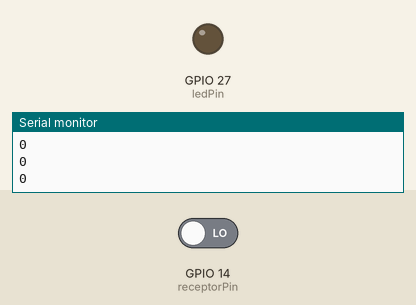
Bench run of a sketch on a simulated ESP32. Shown: output pins drawn as LEDs (lit = HIGH), the last lines printed to the serial monitor. The inputs (shaded band) are chosen by the test bench; at power-on: GPIO 14 (receptorPin) LOW.

Above: at 1.2 s.
1.3 s: GPIO 14 (receptorPin) driven HIGH
At 1.8 s:
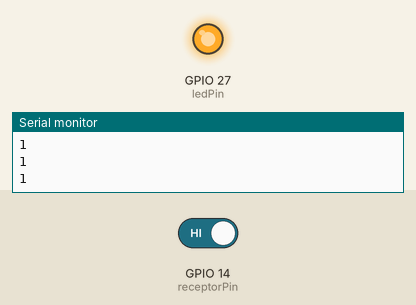
2.9 s: GPIO 14 (receptorPin) driven LOW
At 4.3 s:
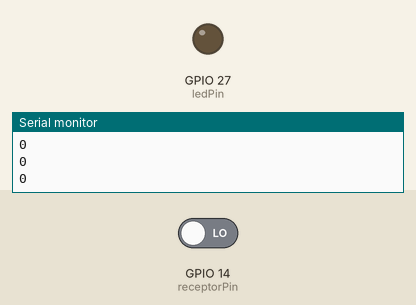
Timing chart, 0 to 5.9 s (numbered marks = the images above; inputs shaded):
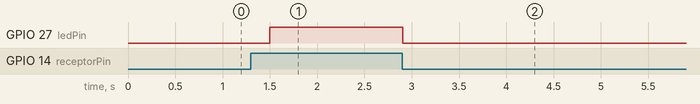

Measured:
- after the input at 1.3 s, GPIO 27 (ledPin): LOW → HIGH after 0.20 s
- after the input at 2.9 s, GPIO 27 (ledPin): HIGH → LOW at once

The sketch:

botao_conector.ino
```cpp
// Pinos
const int receptorPin = 14;   // Pino conectado ao Data do receptor
const int ledPin = 27;         // LED onboard do ESP32 (GPIO2)

// Parâmetros do filtro
const int consecutivosNecessarios = 20; // Número de leituras de "1" seguidas para considerar válido
int contadorConsecutivos = 0;

void setup() {
  Serial.begin(115200);
  pinMode(receptorPin, INPUT);
  pinMode(ledPin, OUTPUT);
  digitalWrite(ledPin, LOW);
}

void loop() {
  int valor = digitalRead(receptorPin);

  // Mostra no Serial Monitor
  Serial.println(valor);

  // Se receber "1"
  if (valor == HIGH) {
    contadorConsecutivos++;
    if (contadorConsecutivos >= consecutivosNecessarios) {
      digitalWrite(ledPin, HIGH); // Acende LED só se passar no filtro
    }
  } else {
    contadorConsecutivos = 0; // Reset se recebeu "0"
    digitalWrite(ledPin, LOW);
  }

  delay(10); // Ajuste: menor delay = mais sensível
}
```
